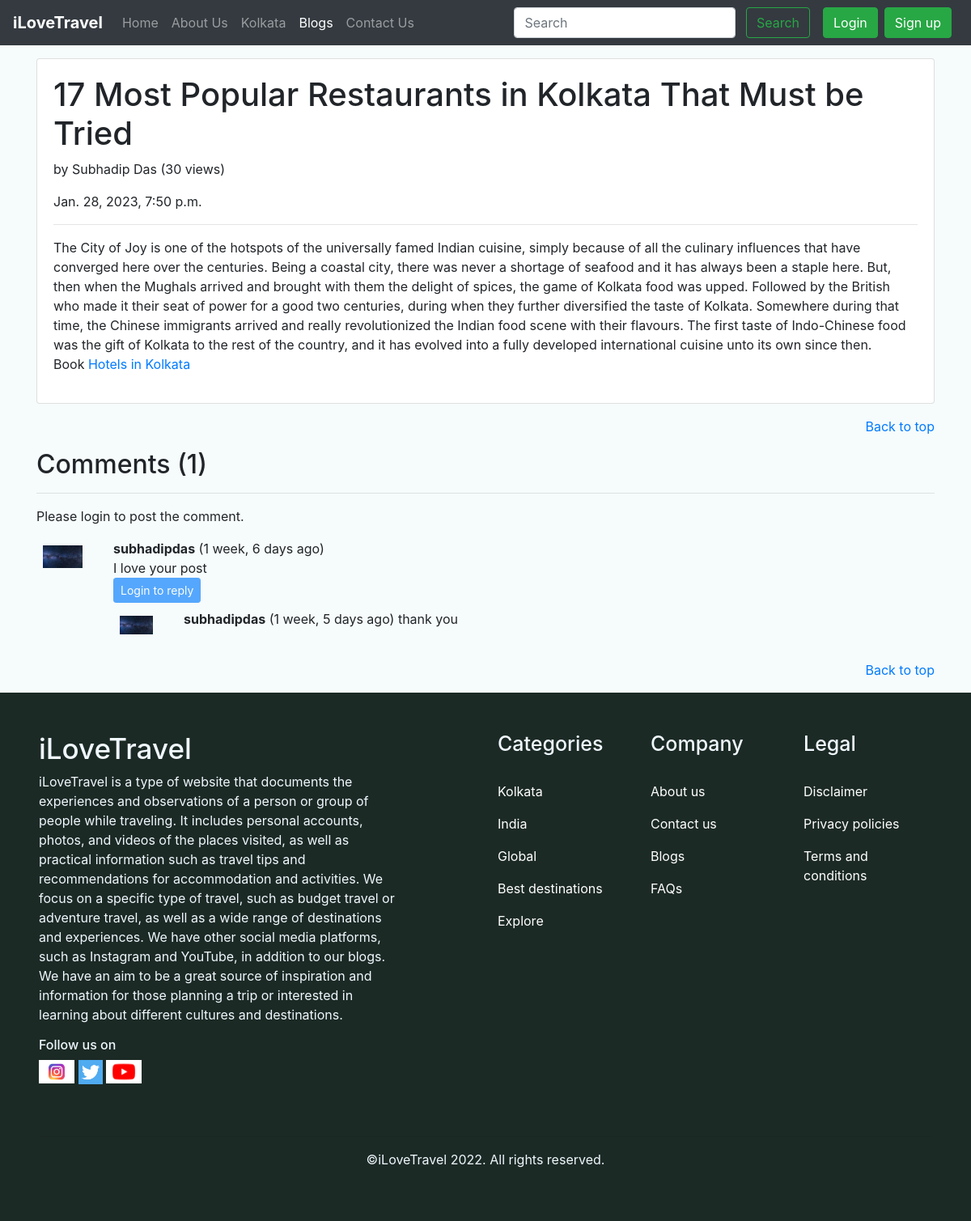
Screenshot of /blog/17 Most Popular Restaurants in Kolkata That Must be Tried with the database file from the repository.
### blog/models.py (models this page shows, shortened)
class Post(models.Model):
    sno = models.AutoField(primary_key=True)
    title= models.CharField(max_length=122)
    content=models.TextField()
    author= models.CharField(max_length=122)
    views= models.IntegerField(default= 0)
    slug=models.CharField(max_length=130)
    timestamp = models.DateTimeField(default=now)

class BlogComment(models.Model):
    sno = models.AutoField(primary_key=True)
    comment =models.TextField()
    user = models.ForeignKey(User, on_delete=models.CASCADE)
    post = models.ForeignKey(Post,  on_delete=models.CASCADE)
    parent = models.ForeignKey('self', on_delete=models.CASCADE, null=True)
    timestamp = models.DateTimeField(default=now)

### blog/views.py (the view)
# urls.py: path("<str:slug>", views.blogpost, name='blogpost'),
def blogpost(request,slug):
    post= Post.objects.filter(slug=slug).first()
    post.views= post.views+1
    post.save()
    comments= BlogComment.objects.filter(post=post, parent=None)
    replies= BlogComment.objects.filter(post=post).exclude(parent=None)
    replyDict={}
    for reply in replies:
        if reply.parent.sno not in replyDict.keys():
            replyDict[reply.parent.sno]=[reply]
        else:
            replyDict[reply.parent.sno].append(reply)
    context={'post':post, 'comments':comments, 'user':request.user, 'replyDict':replyDict}
    return render(request, 'blog/blogpost.html', context)

### blog/templatetags/extras.py (called while the page is built)
@register.filter(name='get_val')
def get_val(dict, key):
    return dict.get(key)

### templates/blog/blogpost.html (shortened to what this page needs)
{% extends 'base.html' %}
{% block blogactive %}active{% endblock blogactive %}
{% block body %}
{% load humanize %}
{% load extras %}
<div class="container my-3">
    <div class="card">
        <div class="card-body">
            <h1>{{post.title}}</h1>
            <p>by {{post.author}}  (<span>{{post.views}} views</span>)</p>
            <p>{{post.timestamp}}</p>
            <hr>
            <p class="card-text">{{post.content|safe}}</p>
        </div>
    </div>
</div>
<div class="container my-3" style="text-align:end">
    <a href="/">Back to top</a>
</div>
<div class="container my-3">
    <h2>Comments ({{comments.count}})</h2>
    <div class="my-2">
        <hr>
        {% if user.is_authenticated %}
        <form action="/blog/postComment" method="post">
            {% csrf_token %}
            <div class="form-group">
                <label for="exampleInputEmail1">Comment here</label>
                <input type="text" name="comment" class="form-control" placeholder="Enter comment here">
            </div>
            <input type="hidden" name="postSno" value="{{post.sno}}">
            <input type="hidden" name="parentSno" value="">
            <button type="submit" class="btn btn-primary my-2">Submit</button>
        </form>
        {% else %}
        <p>Please login to post the comment.</p>
        {% endif %}
    </div>
    {% for comment in comments %}
    <div class="row my-3">
        <div class="col-md-1">
            <img src="../static/img/test.jpeg" class="w-100 p-2" alt="">
        </div>
        <div class="col-md-11"><b>{{comment.user.username}}</b> ({{comment.timestamp|naturaltime}})
            <div>
                {{comment.comment}}
            </div>
            <div class="reply mx-0">
                {% if user.is_authenticated %}
                <button class="btn btn-sm btn-primary my-2" type="button" data-toggle="collapse"
                    data-target="#replyBox{{comment.sno}}" aria-expanded="false"
                    aria-controls="replyBox{{comment.sno}}">
                    Reply
                </button>
                <div class="collapse" id="replyBox{{comment.sno}}">
                    <div class="card card-body my-2">
                        <form action="/blog/postComment" method="post">
                            {% csrf_token %}
                            <div class="form-group">
                                <label for="comment">Post a reply</label>
                                <input type="text" name="comment" class="form-control" placeholder="Reply">
                                <input type="hidden" name="parentSno" value="{{comment.sno}}">
                            </div>
                            <input type="hidden" name="postSno" value="{{post.sno}}">
                            <button type="submit" class="btn btn-primary">Submit</button>
                        </form>
                    </div>
                </div>
                {% else %}
                <button class="btn btn-sm btn-primary" type="button" data-toggle="collapse"
                    data-target="#replyBox{{comment.sno}}" aria-expanded="false" aria-controls="replyBox{{comment.sno}}"
                    disabled>
                    Login to reply
                </button>
                {% endif %}
                <div class="replies">
                    {% for reply in replyDict|get_val:comment.sno %}
                    <div class="row my-2">
                        <div class="col-md-1">
                            <img src="../static/img/test.jpeg" class="w-100 p-2" alt="">
                        </div>
                        <div class="col-md-11">
                            <b>{{reply.user.username}}</b> ({{reply.timestamp|naturaltime}})
                            {{reply.comment}}
                        </div>
                    </div>
                    {% endfor %}
                </div>
            </div>
        </div>
    </div>
    {% endfor %}
</div>
<div class="container my-3" style="text-align:end">
    <a href="/">Back to top</a>
</div>
{% endblock body %}

### static/index.css (style rules this page uses)
* { margin: 0px; padding: 0px; }
body { background-color: rgb(246, 251, 251); }

### rows the page displays
Post: title "17 Most Popular Restaurants in Kolkata That Must be Tried", author "Subhadip Das", views "30", timestamp "Jan. 28, 2023, 7:50 p.m.", content "The City of Joy is one of the hotspots of the universally famed Indian cuisine, simply because of all the culinary influences that have converged here over the centuries. Being a coastal city, there was never a shortage of seafood and it has always been a staple here. But, then when the Mughals arrived and brought with them the delight of spices, the game of Kolkata food was upped. Followed by the British who made it their seat of power for a good two centuries, during when they further diversified the taste of Kolkata. Somewhere during that time, the Chinese immigrants arrived and really revolutionized the Indian food scene with their flavours. The first taste of Indo-Chinese food was the…"
BlogComment: user.username "subhadipdas", timestamp "1 week, 6 days ago", comment "I love your post"
BlogComment: user.username "subhadipdas", timestamp "1 week, 5 days ago", comment "thank you"

### other values shown
{{ comments.count }} "1"
